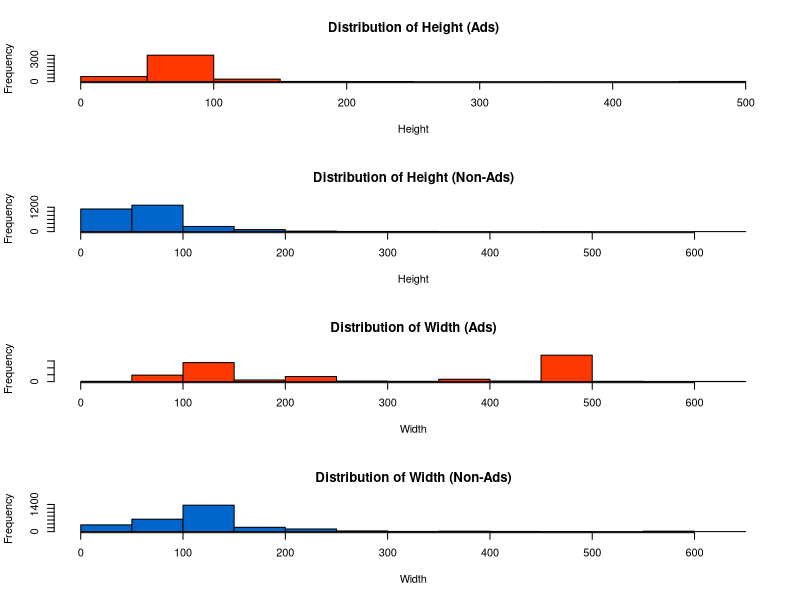
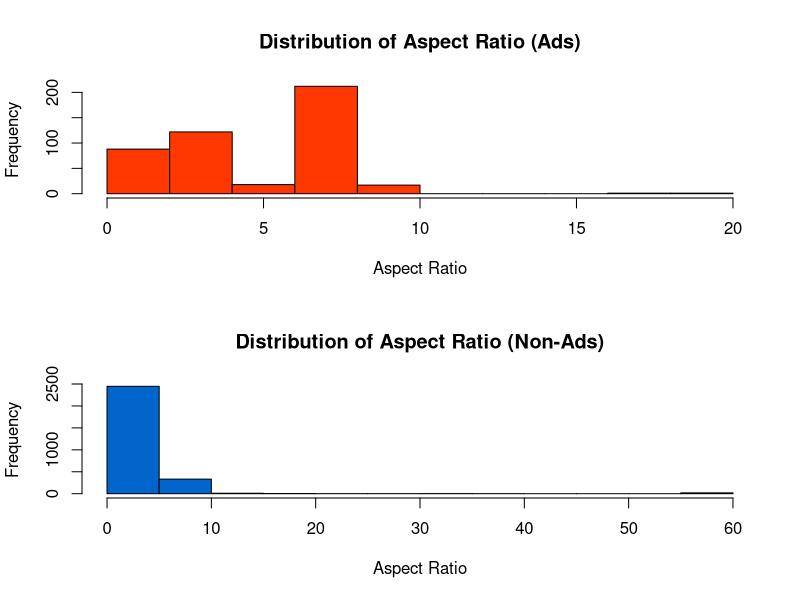
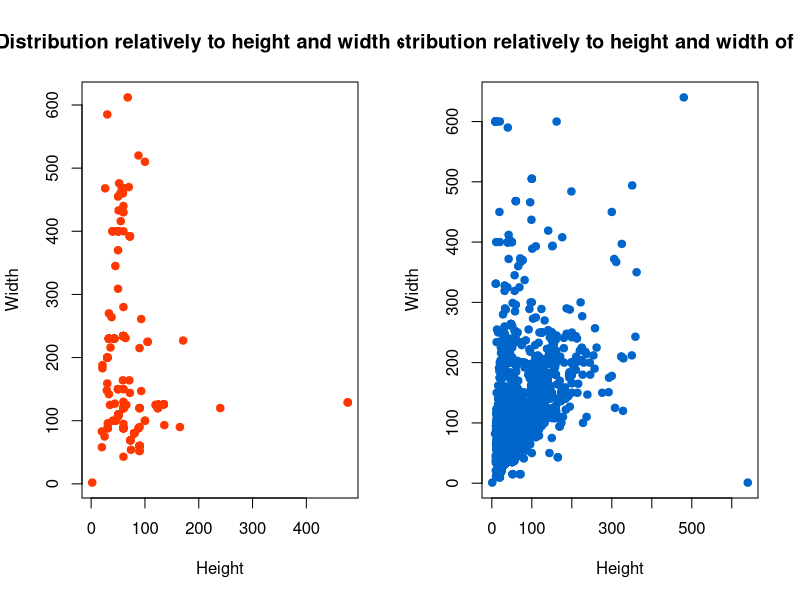
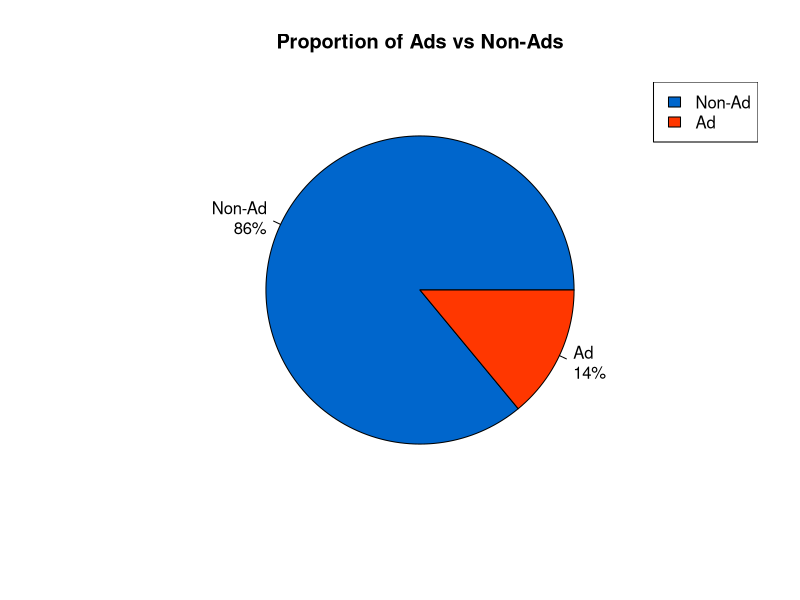
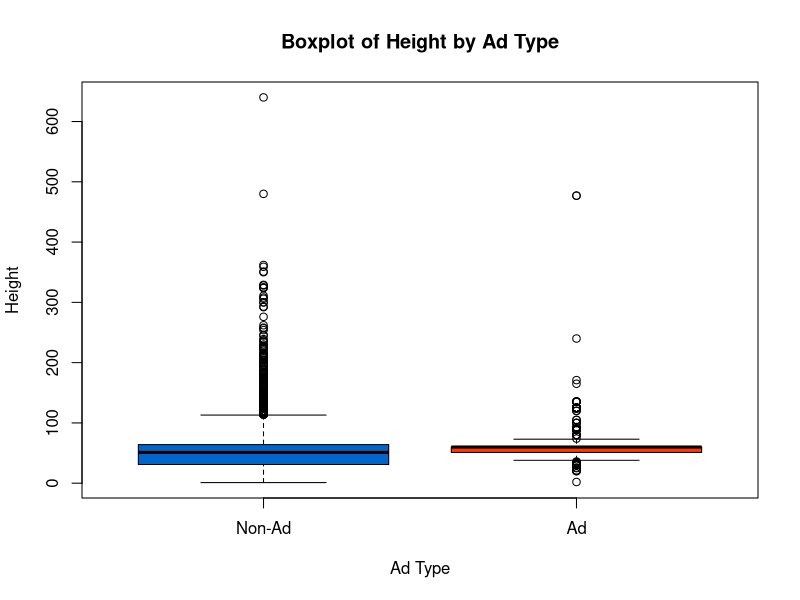
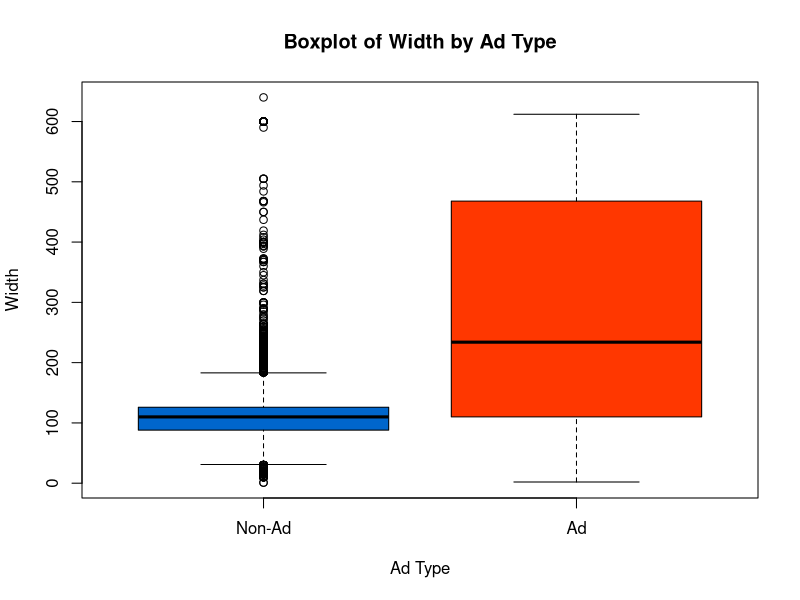
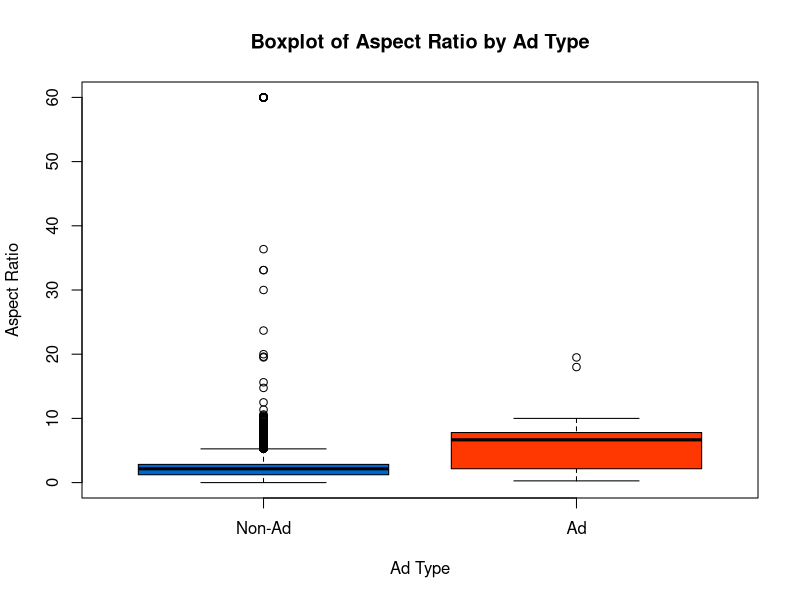
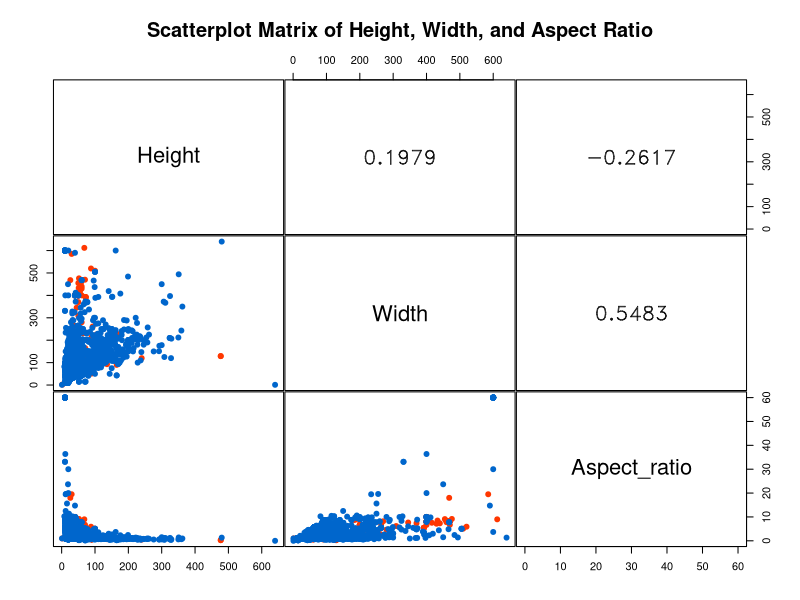

R code for these plots, in order:
data2 <- read.csv(file = "preprocessed.csv", header = TRUE, sep = ",") # Read the preprocessed data
colnames(data2) <- c("Height", "Width", "Aspect_ratio", "Local", "is_Ad") # Rename columns for easier reference

# #Documentation for functions used
# ?hist
# ?par
# ?pairs
# ?ggplot #must include ggplot2 library
# ?plot
# ?boxplot
# ?x11    #Linux graphics device
# ?summary
# ?mean
# # pch stands for plotting character, cex stands for character expansion

summary(data2)

X11()        # Opens a plotting window on Linux
par(mfrow = c(4, 1))    # Put graphs in 4 rows and 1 column # par stands for parameter, mfrow = multi figure row-wise
# Plot histograms for Height, Width, Aspect_ratio, Local
hist(data2$Height[data2$is_Ad == 1], main = "Distribution of Height (Ads)", xlab = "Height", col = "#FF3700", border = "black")
hist(data2$Height[data2$is_Ad == 0], main = "Distribution of Height (Non-Ads)", xlab = "Height", col = "#0066CC", border = "black")
hist(data2$Width[data2$is_Ad == 1], main = "Distribution of Width (Ads)", xlab = "Width", col = "#FF3700", border = "black")
hist(data2$Width[data2$is_Ad == 0], main = "Distribution of Width (Non-Ads)", xlab = "Width", col = "#0066CC", border = "black")


X11()        # Opens a plotting window on Linux
par(mfrow = c(2, 1)) # Put graphs in 2 rows and 1 column
hist(data2$Aspect_ratio[data2$is_Ad == 1], main = "Distribution of Aspect Ratio (Ads)", xlab = "Aspect Ratio", col = "#FF3700", border = "black")
hist(data2$Aspect_ratio[data2$is_Ad == 0], main = "Distribution of Aspect Ratio (Non-Ads)", xlab = "Aspect Ratio", col = "#0066CC", border = "black")


# Scatter plot of Height vs Width, color-coded by is_Ad, with appropriate labels and title
X11()        # Opens a plotting window on Linux
par(mfcol = c(1, 2)) # Put graphs in 1 row and 2 columns, filled column-wise, square plotting area, no spaces between plots
plot(data2$Height[data2$is_Ad == 1], data2$Width[data2$is_Ad == 1], main = "Distribution relatively to height and width of ad", xlab = "Height", ylab = "Width", col = "#FF3700", pch = 20, cex = 1.5)
plot(data2$Height[data2$is_Ad == 0], data2$Width[data2$is_Ad == 0], main = "Distribution relatively to height and width of non-ad", xlab = "Height", ylab = "Width", col = "#0066CC", pch = 20, cex = 1.5)
?legend
#Pie chart for proportion of ads vs non-ads
X11()
prop_table <- prop.table(table(data2$is_Ad))
print(prop_table)
sizegap <- prop_table
names(sizegap) = c("Non-Ad", "Ad") # give names
pct <- round(sizegap*100)
lbls <- paste(names(sizegap), "\n", pct, "%", sep = "") # Add numbers to the pie chart
pie(sizegap, labels = lbls, col=c("#0066CC","#FF3700"), main="Proportion of Ads vs Non-Ads")   
# Add legend
legend("topright", legend = c("Non-Ad", "Ad"), fill = c("#0066CC", "#FF3700"))



X11()
par(mfcol = c(1, 1)) # Put graphs in 3 columns and 1 row
boxplot(data2$Height ~ data2$is_Ad, main = "Boxplot of Height by Ad Type", xlab = "Ad Type", ylab = "Height", names = c("Non-Ad", "Ad"), col = c("#0066CC", "#FF3700") )
X11()
par(mfcol = c(1, 1)) # Put graphs in 3 columns and 1 row
boxplot(data2$Width ~ data2$is_Ad, main = "Boxplot of Width by Ad Type", xlab = "Ad Type", ylab = "Width", names = c("Non-Ad", "Ad"), col = c("#0066CC", "#FF3700"))
X11()
par(mfcol = c(1, 1)) # Put graphs in 3 columns and 1 row
boxplot(data2$Aspect_ratio ~ data2$is_Ad, main = "Boxplot of Aspect Ratio by Ad Type", xlab = "Ad Type", ylab = "Aspect Ratio", names = c("Non-Ad", "Ad"), col = c("#0066CC", "#FF3700"))

# Scatter plot using pairs for better visualization
X11()        # Opens a plotting window on Linux
# Put graphs in 1 row and 1 column
panel.cor <- function(x, y, digits = 4, prefix = "", cex.cor, ...)
{
    par(usr = c(0, 1, 0, 1))
    r <- (cor(x, y))
    txt <- format(c(r, 0.123456789), digits = digits)[1]
    txt <- paste0(prefix, txt)
    if(missing(cex.cor)) cex.cor <- 0.8/strwidth(txt)
    text(0.5, 0.5, txt, cex = 2, vfont = c("sans serif", "bold"))
}
par(mfrow = c(1, 1))
pairs(data2[, c("Height", "Width", "Aspect_ratio")], upper.panel = panel.cor, col = ifelse(data2$is_Ad == 1, "#FF3700", "#0066CC"), gap = 1/10, pch = 20, cex = 1.5, main = "Scatterplot Matrix of Height, Width, and Aspect Ratio" )

# Summary statistics
summary_stats <- function(a) {
    var_name <- deparse(substitute(a))
    cat("Summary statistics for ", var_name, ":", sep = "")
    # summary(a)  
    cat("\n- Mean:", mean(a))
    cat("\n- Median:", median(a))
    cat("\n- Min:", min(a))
    cat("\n- Max:", max(a))
    cat("\n- Quantiles:", quantile(a))
    cat("\n- Standard Deviation:", sd(a))
    cat("\n- Variance:", var(a), "\n")
}
summary_stats(data2$Height)
summary_stats(data2$Width)
summary_stats(data2$Aspect_ratio)
#Alternative scatter plot using ggplot2 for better aesthetics
# X11()        # Opens a plotting window on Linux
# library(ggplot2)
# ggplot(data2, aes(x = Height, y = Width, color = factor(is_Ad))) +
#   geom_point(alpha = 0.6, size = 2) +
#   labs(title = "Height vs Width", x = "Height", y = "Width", color = "Ad Type") +
#   scale_color_manual(values = c("#0066CC", "#FF3700"), labels = c("Non-Ad", "Ad")) +
#   theme_minimal()

#TODO: Draw graphs in which median, variance, and standard deviation are clearly visible
#TODO: Graphs to represent the distribution of aspect ratios for ads vs non-ads
#TODO: Among horizontal and vertical ads, which type is more prevalent?
#TODO: Compare horizontal ads (aspect ratio > 1)to horizontal non-ads, and vertical(aspect ratio < 1) ads to vertical non-ads
#TODO: What is the average aspect ratio of ads vs non-ads?
#TODO: Are there any outliers in the dimensions of ads vs non-ads?
#TODO: Add legend to previous figures where applicable

